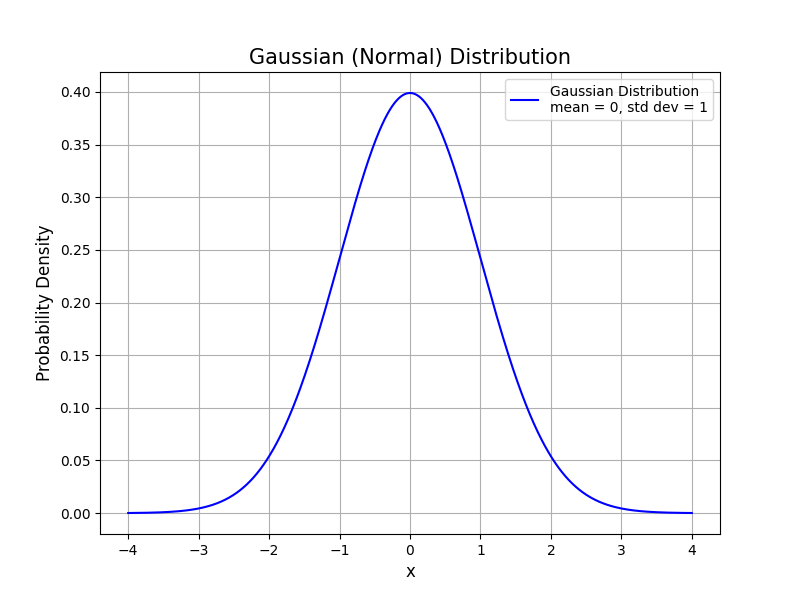

Reproduce this figure in Python.
import numpy as np
import matplotlib.pyplot as plt
from scipy.stats import norm

# Parameters for the Gaussian distribution
mean = 0      # Mean of the distribution
std_dev = 1   # Standard deviation of the distribution

# Generate a range of x values from -4σ to +4σ
x = np.linspace(mean - 4*std_dev, mean + 4*std_dev, 1000)

# Compute the corresponding y values for the Gaussian distribution
y = norm.pdf(x, mean, std_dev)

# Plot the Gaussian distribution
plt.figure(figsize=(8, 6))
plt.plot(x, y, color='blue', label=f'Gaussian Distribution\nmean = {mean}, std dev = {std_dev}')

# Add labels and title
plt.title('Gaussian (Normal) Distribution', fontsize=15)
plt.xlabel('x', fontsize=12)
plt.ylabel('Probability Density', fontsize=12)

# Add grid and legend
plt.grid(True)
plt.legend()

# Show the plot
plt.savefig('dist-gaussian.png')
plt.show()